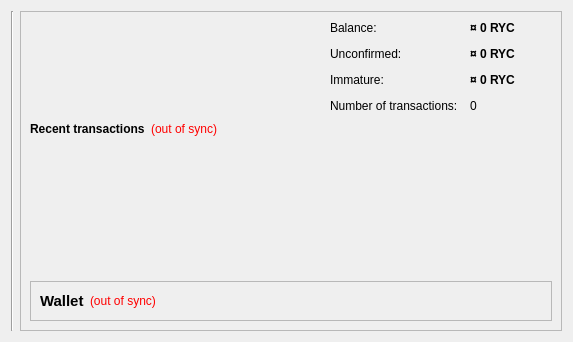
<?xml version="1.0" encoding="UTF-8"?>
<ui version="4.0">
 <class>OverviewPage</class>
 <widget class="QWidget" name="OverviewPage">
  <property name="geometry">
   <rect>
    <x>0</x>
    <y>0</y>
    <width>573</width>
    <height>342</height>
   </rect>
  </property>
  <property name="windowTitle">
   <string>Form</string>
  </property>
  <layout class="QHBoxLayout" name="horizontalLayout" stretch="0,1">
   <item>
    <layout class="QVBoxLayout" name="verticalLayout_2">
     <item>
      <widget class="Line" name="line">
       <property name="orientation">
        <enum>Qt::Vertical</enum>
       </property>
      </widget>
     </item>
    </layout>
   </item>
   <item>
    <layout class="QVBoxLayout" name="verticalLayout_3">
     <item>
      <widget class="QFrame" name="frame_2">
       <property name="frameShape">
        <enum>QFrame::StyledPanel</enum>
       </property>
       <property name="frameShadow">
        <enum>QFrame::Raised</enum>
       </property>
       <layout class="QVBoxLayout" name="verticalLayout">
        <item>
         <layout class="QFormLayout" name="formLayout_2">
          <property name="fieldGrowthPolicy">
           <enum>QFormLayout::AllNonFixedFieldsGrow</enum>
          </property>
          <property name="horizontalSpacing">
           <number>12</number>
          </property>
          <property name="verticalSpacing">
           <number>12</number>
          </property>
          <property name="leftMargin">
           <number>300</number>
          </property>
          <item row="0" column="0">
           <widget class="QLabel" name="label">
            <property name="text">
             <string>Balance:</string>
            </property>
           </widget>
          </item>
          <item row="0" column="1">
           <widget class="QLabel" name="labelBalance">
            <property name="font">
             <font>
              <weight>75</weight>
              <bold>true</bold>
             </font>
            </property>
            <property name="cursor">
             <cursorShape>IBeamCursor</cursorShape>
            </property>
            <property name="toolTip">
             <string>Your current balance</string>
            </property>
            <property name="text">
             <string notr="true">¤ 0 RYC</string>
            </property>
            <property name="textInteractionFlags">
             <set>Qt::LinksAccessibleByMouse|Qt::TextSelectableByKeyboard|Qt::TextSelectableByMouse</set>
            </property>
           </widget>
          </item>
          <item row="1" column="0">
           <widget class="QLabel" name="label_3">
            <property name="text">
             <string>Unconfirmed:</string>
            </property>
           </widget>
          </item>
          <item row="1" column="1">
           <widget class="QLabel" name="labelUnconfirmed">
            <property name="font">
             <font>
              <weight>75</weight>
              <bold>true</bold>
             </font>
            </property>
            <property name="cursor">
             <cursorShape>IBeamCursor</cursorShape>
            </property>
            <property name="toolTip">
             <string>Total of transactions that have yet to be confirmed, and do not yet count toward the current balance</string>
            </property>
            <property name="text">
             <string notr="true">¤ 0 RYC</string>
            </property>
            <property name="textInteractionFlags">
             <set>Qt::LinksAccessibleByMouse|Qt::TextSelectableByKeyboard|Qt::TextSelectableByMouse</set>
            </property>
           </widget>
          </item>
          <item row="2" column="0">
           <widget class="QLabel" name="labelImmatureText">
            <property name="text">
             <string>Immature:</string>
            </property>
           </widget>
          </item>
          <item row="2" column="1">
           <widget class="QLabel" name="labelImmature">
            <property name="font">
             <font>
              <weight>75</weight>
              <bold>true</bold>
             </font>
            </property>
            <property name="toolTip">
             <string>Mined balance that has not yet matured</string>
            </property>
            <property name="text">
             <string notr="true">¤ 0 RYC</string>
            </property>
            <property name="textInteractionFlags">
             <set>Qt::LinksAccessibleByMouse|Qt::TextSelectableByKeyboard|Qt::TextSelectableByMouse</set>
            </property>
           </widget>
          </item>
          <item row="3" column="0">
           <widget class="QLabel" name="label_2">
            <property name="text">
             <string>Number of transactions:</string>
            </property>
           </widget>
          </item>
          <item row="3" column="1">
           <widget class="QLabel" name="labelNumTransactions">
            <property name="toolTip">
             <string>Total number of transactions in wallet</string>
            </property>
            <property name="text">
             <string notr="true">0</string>
            </property>
           </widget>
          </item>
         </layout>
        </item>
        <item>
         <layout class="QHBoxLayout" name="horizontalLayout_2">
          <item>
           <widget class="QLabel" name="label_4">
            <property name="text">
             <string>&lt;b&gt;Recent transactions&lt;/b&gt;</string>
            </property>
           </widget>
          </item>
          <item>
           <widget class="QLabel" name="labelTransactionsStatus">
            <property name="toolTip">
             <string>The displayed information may be out of date. Your wallet automatically synchronizes with the Credits network after a connection is established, but this process has not completed yet.</string>
            </property>
            <property name="styleSheet">
             <string notr="true">QLabel { color: red; }</string>
            </property>
            <property name="text">
             <string notr="true">(out of sync)</string>
            </property>
            <property name="alignment">
             <set>Qt::AlignRight|Qt::AlignTrailing|Qt::AlignVCenter</set>
            </property>
           </widget>
          </item>
          <item>
           <spacer name="horizontalSpacer">
            <property name="orientation">
             <enum>Qt::Horizontal</enum>
            </property>
            <property name="sizeHint" stdset="0">
             <size>
              <width>40</width>
              <height>20</height>
             </size>
            </property>
           </spacer>
          </item>
         </layout>
        </item>
        <item>
         <widget class="QListView" name="listTransactions">
          <property name="styleSheet">
           <string notr="true">QListView { background: transparent; }</string>
          </property>
          <property name="frameShape">
           <enum>QFrame::NoFrame</enum>
          </property>
          <property name="verticalScrollBarPolicy">
           <enum>Qt::ScrollBarAlwaysOff</enum>
          </property>
          <property name="horizontalScrollBarPolicy">
           <enum>Qt::ScrollBarAlwaysOff</enum>
          </property>
          <property name="selectionMode">
           <enum>QAbstractItemView::NoSelection</enum>
          </property>
         </widget>
        </item>
        <item>
         <widget class="QFrame" name="frame">
          <property name="frameShape">
           <enum>QFrame::StyledPanel</enum>
          </property>
          <property name="frameShadow">
           <enum>QFrame::Raised</enum>
          </property>
          <layout class="QVBoxLayout" name="verticalLayout_4">
           <item>
            <layout class="QHBoxLayout" name="horizontalLayout_4">
             <item>
              <widget class="QLabel" name="label_5">
               <property name="font">
                <font>
                 <pointsize>11</pointsize>
                 <weight>75</weight>
                 <bold>true</bold>
                </font>
               </property>
               <property name="text">
                <string>Wallet</string>
               </property>
              </widget>
             </item>
             <item>
              <widget class="QLabel" name="labelWalletStatus">
               <property name="toolTip">
                <string>The displayed information may be out of date. Your wallet automatically synchronizes with the Credits network after a connection is established, but this process has not completed yet.</string>
               </property>
               <property name="styleSheet">
                <string notr="true">QLabel { color: red; }</string>
               </property>
               <property name="text">
                <string notr="true">(out of sync)</string>
               </property>
               <property name="alignment">
                <set>Qt::AlignLeading|Qt::AlignLeft|Qt::AlignVCenter</set>
               </property>
              </widget>
             </item>
             <item>
              <spacer name="horizontalSpacer_2">
               <property name="orientation">
                <enum>Qt::Horizontal</enum>
               </property>
               <property name="sizeHint" stdset="0">
                <size>
                 <width>40</width>
                 <height>20</height>
                </size>
               </property>
              </spacer>
             </item>
            </layout>
           </item>
          </layout>
         </widget>
        </item>
       </layout>
      </widget>
     </item>
    </layout>
   </item>
  </layout>
 </widget>
 <resources/>
 <connections/>
</ui>
